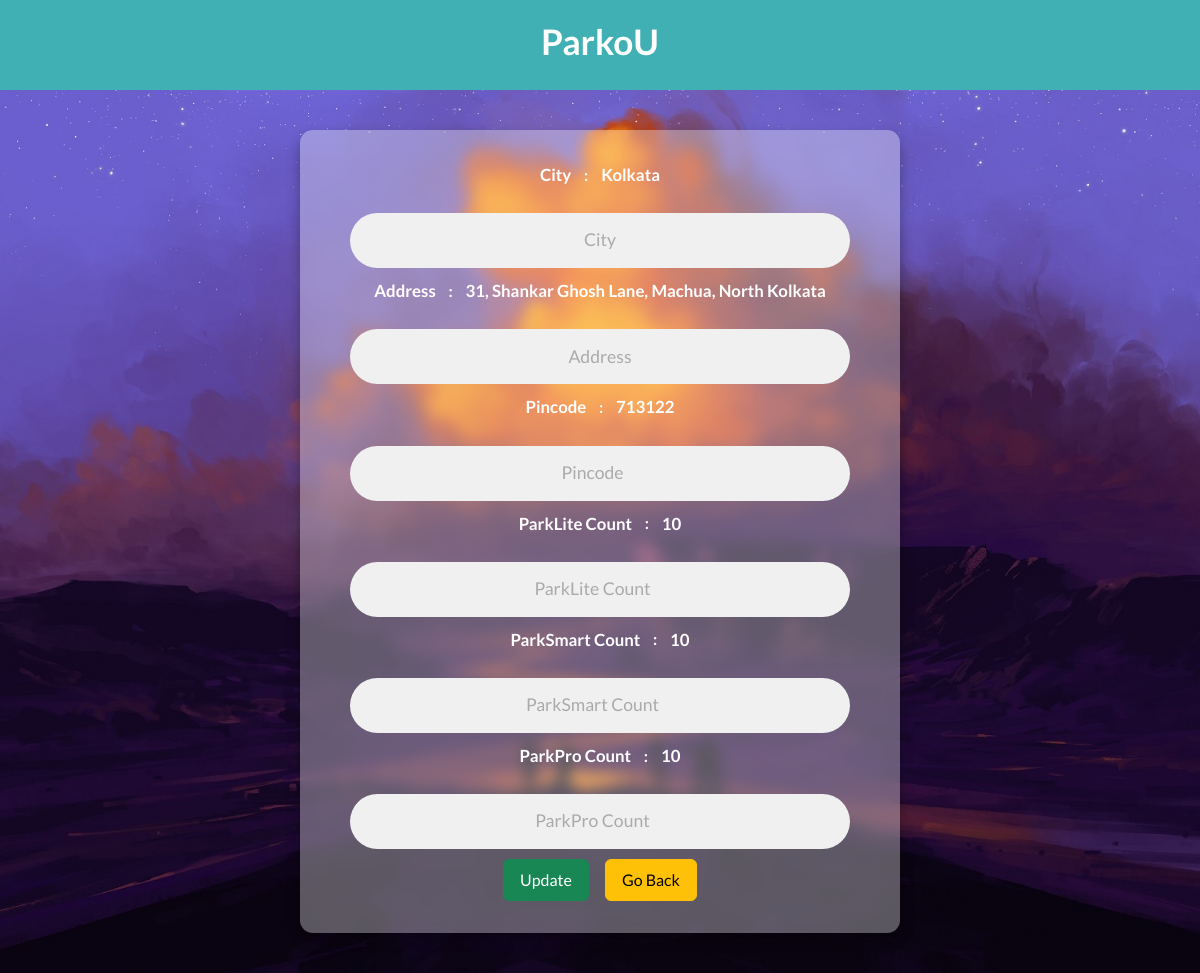
Before: /update/lot/3 (signed in) with the older database file.
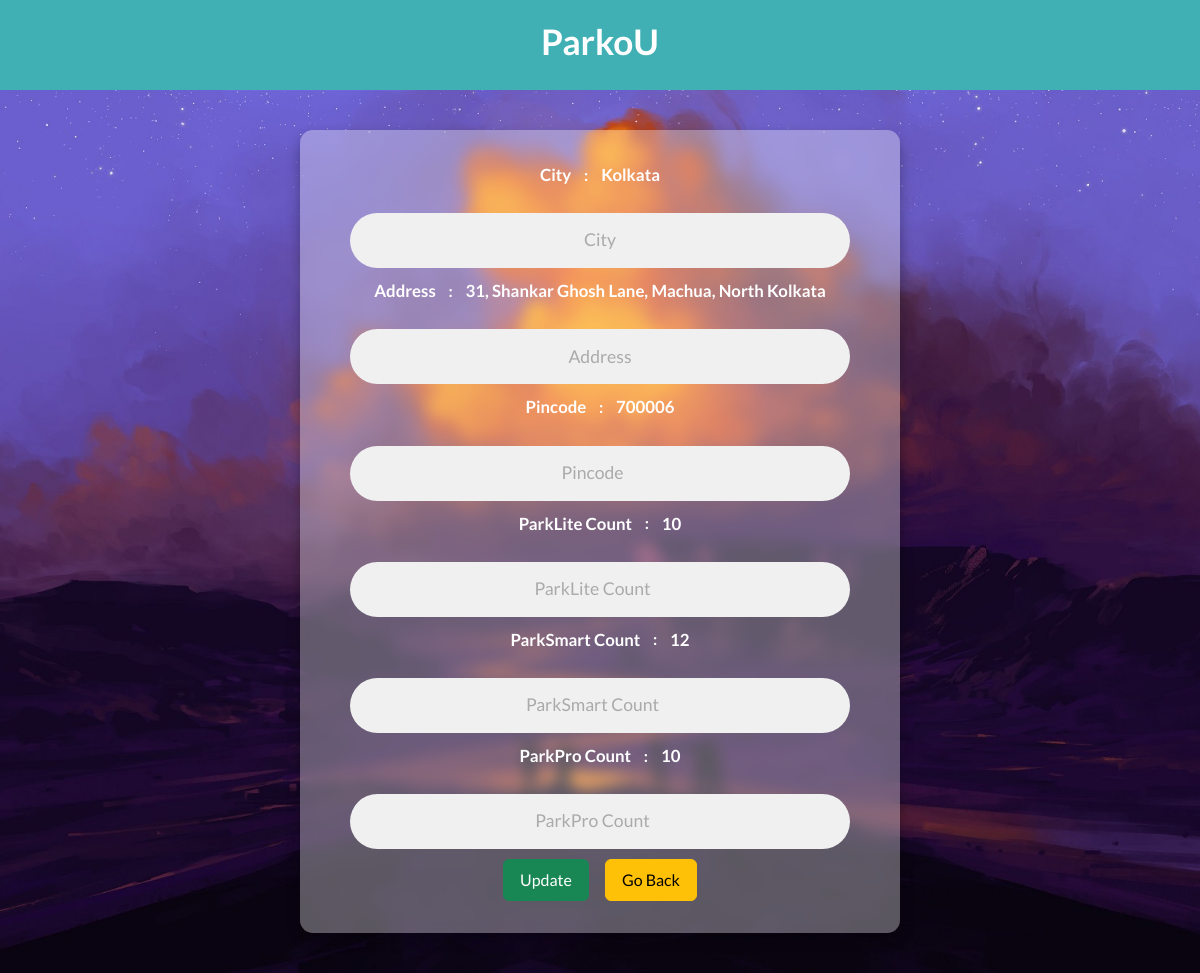
After: the same page with the newer database file.
### models/models.py (models this page shows)
class ParkingLot(db.Model):
    __tablename__ = "parkinglot"
    id = db.Column(db.Integer, primary_key = True)
    locationName = db.Column(db.String(128))
    address = db.Column(db.String(512), unique = True, nullable = False)
    pincode = db.Column(db.String(128), unique = True, nullable = False)
    parkLiteCount = db.Column(db.Integer)
    parkSmartCount = db.Column(db.Integer)
    parkProCount = db.Column(db.Integer)
    ratings = db.Column(db.Integer)
    parkingspot = db.relationship('ParkingSpot', cascade = "all, delete", passive_deletes = True, back_populates = 'parkinglot')

### controllers/routes.py (the view, shortened to what this page needs)
@app.route('/update/lot/<int:lot_id>', methods=['GET', 'POST'])
@admin_required
def update_lot(lot_id):
    lot = ParkingLot.query.get_or_404(lot_id)
    if request.method == 'GET':
        return render_template('/after_login_part/admin_side/search_lot.html', lot=lot)

### controllers/routes.py (called while the page is built)
def admin_required(func):
    @wraps(func)
    def inner(*args,**kwargs):
        if "user_id" not in session:
            return redirect(url_for('login_page'))
        user=User.query.get(session['user_id'])
        if not user.is_admin:
            flash('You are not a authorized personel')
            return redirect(url_for('login_page'))
        return func(*args,**kwargs)
    return inner

### templates/after_login_part/admin_side/search_lot.html (shortened to what this page needs)
{% extends 'base.html' %}
{% block stylesheet %}
    <link rel="stylesheet" href="/static/css/after_login/admin_side/search_lot.css">
{% endblock %}
{% block content %}
<header class="header-content">
    <div class="brand">
        <h4>ParkoU</h4>
    </div>
</header>
<main>
    <div class="container">
        <div class="form-container">
            <form action="{{ url_for('update_lot', lot_id=lot.id) }}" method="POST" class="edit-lot-form" onsubmit="return confirm('Are you sure you want to update this Lot?');">
                <div class="current-value">
                    <div class="feature">
                        <p>City</p>
                    </div>
                    <p class="marker">:</p>
                    <div class="value">
                        <p>{{ lot.locationName }}</p>
                    </div>
                </div>
                <div class="input-field">
                    <input type="text" id="locationName" name="locationName" placeholder="City">
                </div>
                <div class="current-value">
                    <div class="feature">
                        <p>Address</p>
                    </div>
                    <p class="marker">:</p>
                    <div class="value">
                        <p>{{ lot.address }}</p>
                    </div>
                </div>
                <div class="input-field">
                    <input type="text" id="address" name="address" placeholder="Address">
                </div>
                <div class="current-value">
                    <div class="feature">
                        <p>Pincode</p>
                    </div>
                    <p class="marker">:</p>
                    <div class="value">
                        <p>{{ lot.pincode }}</p>
                    </div>
                </div>
                <div class="input-field">
                    <input type="number" id="pincode" name="pincode" placeholder="Pincode">
                </div>
                <div class="current-value">
                    <div class="feature">
                        <p>ParkLite Count</p>
                    </div>
                    <p class="marker">:</p>
                    <div class="value">
                        <p>{{ lot.parkLiteCount }}</p>
                    </div>
                </div>
                <div class="input-field">
                    <input type="number" id="parklitecount" name="parkLiteCount" placeholder="ParkLite Count">
                </div>
                <div class="current-value">
                    <div class="feature">
                        <p>ParkSmart Count</p>
                    </div>
                    <p class="marker">:</p>
                    <div class="value">
                        <p>{{ lot.parkSmartCount }}</p>
                    </div>
                </div>
                <div class="input-field">
                    <input type="number" id="parksmartcount" name="parkSmartCount" placeholder="ParkSmart Count">
                </div>
                <div class="current-value">
                    <div class="feature">
                        <p>ParkPro Count</p>
                    </div>
                    <p class="marker">:</p>
                    <div class="value">
                        <p>{{ lot.parkProCount }}</p>
                    </div>
                </div>
                <div class="input-field">
                    <input type="number" id="parkprocount" name="parkProCount" placeholder="ParkPro Count">
                </div>
                <div class="controls">
                    <button type="submit" class="btn btn-success" style="padding: 0.5rem 1rem;">Update</button>
                    <a href="{{ url_for('admin_dashboard') }}" class="btn btn-warning" style="padding: 0.5rem 1rem;">Go Back</a>
                </div>
            </form>
        </div>
    </div>
</main>
{% endblock %}

Changed rows visible on the page:
changed ParkingLot "Kolkata": pincode "713122" → "700006"; parkSmartCount "10" → "12"
